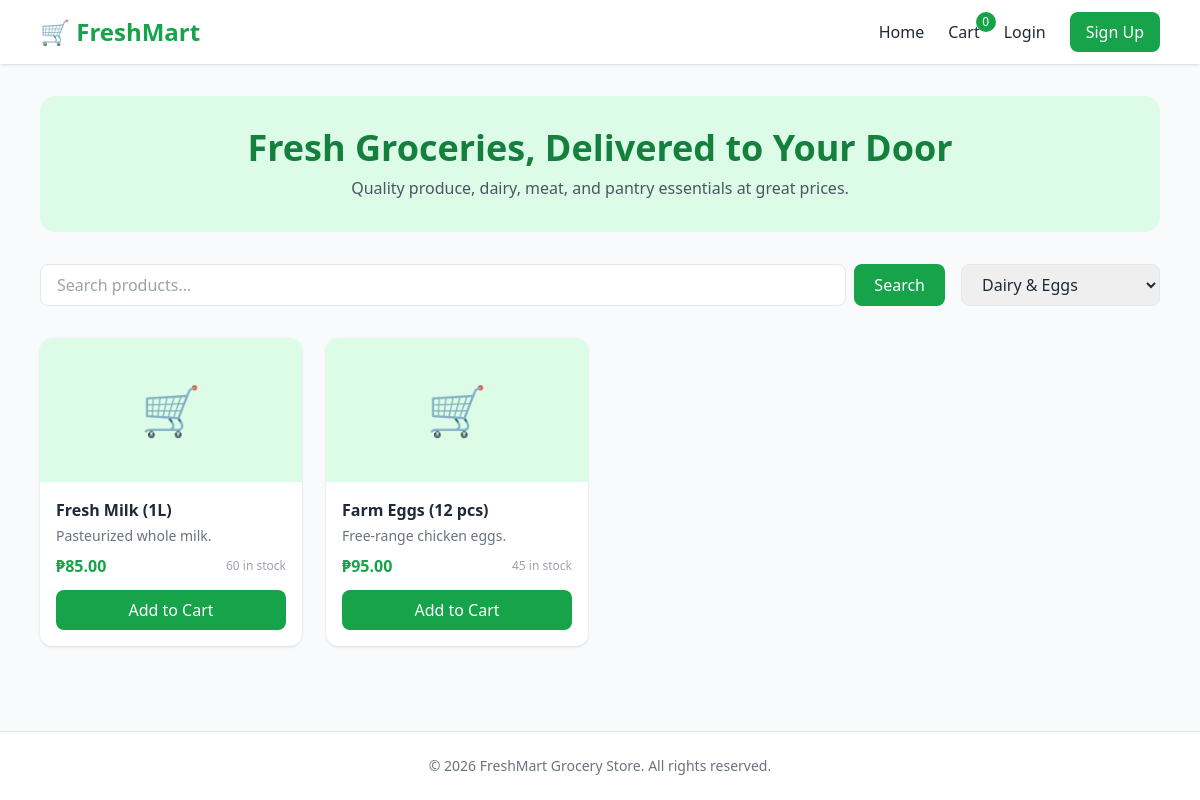
Screenshot of /index.php?category=2 with the database file from the repository.
### tables this page shows
CREATE TABLE products (
    id INT AUTO_INCREMENT PRIMARY KEY,
    category_id INT,
    name VARCHAR(100) NOT NULL,
    description TEXT,
    price DECIMAL(10,2) NOT NULL,
    stock INT NOT NULL DEFAULT 0,
    image VARCHAR(255) DEFAULT 'default.jpg',
    created_at TIMESTAMP DEFAULT CURRENT_TIMESTAMP,
    FOREIGN KEY (category_id) REFERENCES categories(id) ON DELETE SET NULL
);

### includes/functions.php (called while the page is built, shortened)
<?php
function sanitize($data) {
    return htmlspecialchars(strip_tags(trim($data)), ENT_QUOTES, 'UTF-8');
}

### index.php (the view, shortened to what this page needs)
<?php
require_once __DIR__ . '/includes/functions.php';
$database = new Database();
$db = $database->getConnection();
$categories = $db->query("SELECT * FROM categories ORDER BY name")->fetchAll();
$search = sanitize($_GET['search'] ?? '');
$category_id = isset($_GET['category']) ? (int) $_GET['category'] : 0;
$sql = "SELECT * FROM products WHERE 1=1";
$params = [];
if ($category_id > 0) {
    $sql .= " AND category_id = :category_id";
    $params[':category_id'] = $category_id;
}
$sql .= " ORDER BY created_at DESC";
$stmt = $db->prepare($sql);
$stmt->execute($params);
$products = $stmt->fetchAll();
require_once __DIR__ . '/includes/header.php';
?>
<div class="bg-brand-light rounded-2xl p-8 mb-8 text-center">
  <h1 class="text-3xl md:text-4xl font-bold text-brand-dark mb-2">Fresh Groceries, Delivered to Your Door</h1>
  <p class="text-gray-600">Quality produce, dairy, meat, and pantry essentials at great prices.</p>
</div>
<div class="flex flex-col md:flex-row gap-4 mb-8">
  <form method="GET" action="" class="flex-grow flex gap-2">
    <input type="text" name="search" value="<?php echo $search; ?>" placeholder="Search products..."
           class="flex-grow border rounded-lg px-4 py-2 focus:outline-none focus:ring-2 focus:ring-brand">
    <button type="submit" class="bg-brand text-white px-5 py-2 rounded-lg hover:bg-brand-dark transition">Search</button>
  </form>
  <select id="category-filter" class="border rounded-lg px-4 py-2 focus:outline-none focus:ring-2 focus:ring-brand"
          onchange="window.location.href = this.value">
    <?php foreach ($categories as $cat): ?>
      <?php $url = '/index.php?category=' . $cat['id'] . ($search ? '&search=' . urlencode($search) : ''); ?>
      <option value="<?php echo $url; ?>" <?php echo $category_id === (int)$cat['id'] ? 'selected' : ''; ?>>
        <?php echo sanitize($cat['name']); ?>
      </option>
    <?php endforeach; ?>
  </select>
</div>
<?php if (empty($products)): ?>
  <p class="text-center text-gray-500 py-12">No products found. Try a different search or category.</p>
<?php else: ?>
<div class="grid grid-cols-2 md:grid-cols-3 lg:grid-cols-4 gap-6">
  <?php foreach ($products as $product): ?>
    <div class="bg-white rounded-xl shadow hover:shadow-lg transition overflow-hidden flex flex-col">
      <div class="h-36 bg-brand-light flex items-center justify-center text-5xl">🛒</div>
      <div class="p-4 flex flex-col flex-grow">
        <h3 class="font-semibold mb-1"><?php echo sanitize($product['name']); ?></h3>
        <p class="text-sm text-gray-500 mb-2 flex-grow"><?php echo sanitize(substr($product['description'], 0, 60)); ?></p>
        <div class="flex items-center justify-between mb-3">
          <span class="text-brand font-bold">₱<?php echo number_format($product['price'], 2); ?></span>
          <span class="text-xs text-gray-400"><?php echo $product['stock']; ?> in stock</span>
        </div>
        <button
          class="add-to-cart-btn w-full bg-brand text-white py-2 rounded-lg hover:bg-brand-dark transition disabled:bg-gray-300"
          data-id="<?php echo $product['id']; ?>"
          data-name="<?php echo sanitize($product['name']); ?>"
          <?php echo $product['stock'] <= 0 ? 'disabled' : ''; ?>>
          <?php echo $product['stock'] <= 0 ? 'Out of Stock' : 'Add to Cart'; ?>
        </button>
      </div>
    </div>
  <?php endforeach; ?>
</div>
<?php endif; ?>
<?php require_once __DIR__ . '/includes/footer.php'; ?>

### rows the page displays
products: name "Fresh Milk (1L)", description "Pasteurized whole milk.", price "85.00", stock "60", shows "Add to Cart"
products: name "Farm Eggs (12 pcs)", description "Free-range chicken eggs.", price "95.00", stock "45", shows "Add to Cart"

### other values shown
cart_count() "0"
form field value "Dairy & Eggs"
